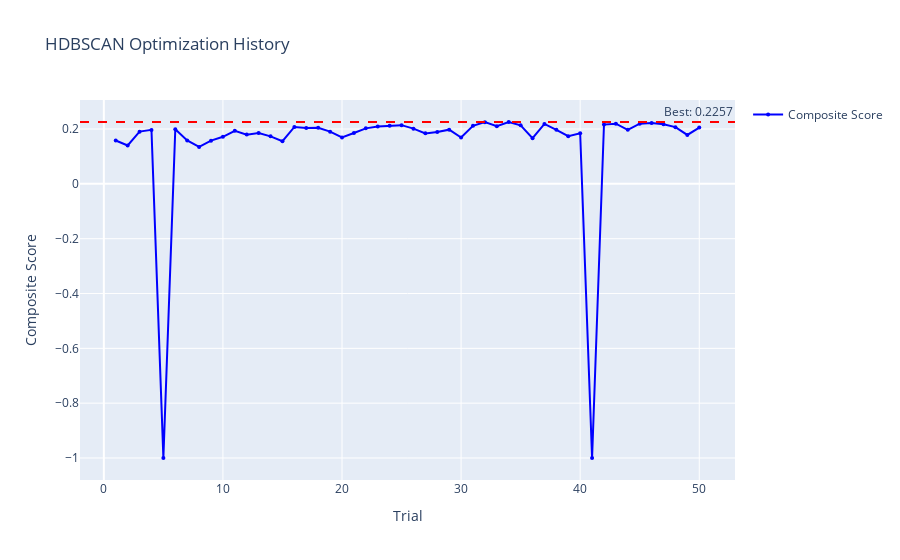

This figure's notebook cell:
### Code cell
import plotly.graph_objects as go

trials = results['study'].trials
values = [-t.value for t in trials if t.value is not None]  # Convert back to positive
trial_numbers = list(range(1, len(values) + 1))

# Create plot
fig = go.Figure()
fig.add_trace(go.Scatter(
    x=trial_numbers,
    y=values,
    mode='lines+markers',
    name='Composite Score',
    line=dict(color='blue', width=2),
    marker=dict(size=4)
))

# Add best score line
best_score = max(values)
fig.add_hline(y=best_score, line_dash="dash", line_color="red",
             annotation_text=f"Best: {best_score:.4f}")

fig.update_layout(
    title='HDBSCAN Optimization History',
    xaxis_title='Trial',
    yaxis_title='Composite Score',
    showlegend=True
)

fig.show()

### Figure 1 — Plotly figure (JSON) as saved in the notebook; plotly's stock layout.template omitted (floating-point values rounded to 4 significant figures)
{"data": [{"line": {"color": "blue", "width": 2}, "marker": {"size": 4}, "mode": "lines+markers", "name": "Composite Score", "type": "scatter", "x": [1, 2, 3, 4, 5, 6, 7, 8, 9, 10, 11, 12, 13, 14, 15, 16, 17, 18, 19, 20, 21, 22, 23, 24, 25, 26, 27, 28, 29, 30, 31, 32, 33, 34, 35, 36, 37, 38, 39, 40, 41, 42, 43, 44, 45, 46, 47, 48, 49, 50], "y": [0.1581, 0.1401, 0.1905, 0.1969, -1, 0.199, 0.1584, 0.1348, 0.1576, 0.1716, 0.1938, 0.1796, 0.1851, 0.1733, 0.1555, 0.2075, 0.2039, 0.2049, 0.1905, 0.1695, 0.1857, 0.2025, 0.2092, 0.2122, 0.2142, 0.2015, 0.1842, 0.1892, 0.1977, 0.1689, 0.2116, 0.2251, 0.2105, 0.2257, 0.2134, 0.1667, 0.2187, 0.1972, 0.1739, 0.1844, -1, 0.2163, 0.2195, 0.1971, 0.2197, 0.222, 0.2177, 0.207, 0.1785, 0.2055]}], "layout": {"annotations": [{"showarrow": false, "text": "Best: 0.2257", "x": 1, "xanchor": "right", "xref": "x domain", "y": 0.2257, "yanchor": "bottom", "yref": "y"}], "shapes": [{"line": {"color": "red", "dash": "dash"}, "type": "line", "x0": 0, "x1": 1, "xref": "x domain", "y0": 0.2257, "y1": 0.2257, "yref": "y"}], "showlegend": true, "title": {"text": "HDBSCAN Optimization History"}, "xaxis": {"title": {"text": "Trial"}}, "yaxis": {"title": {"text": "Composite Score"}}}}
